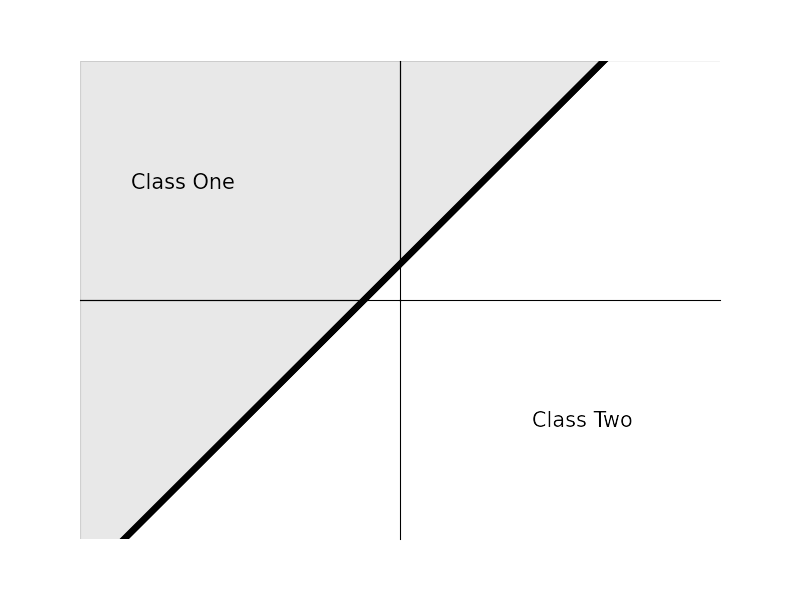

Write Python code to recreate this figure.
import matplotlib.gridspec as gridspec
import matplotlib.pyplot as plt
import numpy as np
import sys

import os
parent_dir = os.path.dirname(os.path.dirname(os.path.abspath(__file__)))
sys.path.insert(0, parent_dir)
import addtext
import linegraph

def main(imageSaveLocation):
    """Create an image illustrating the separation of a feature space by a hyperplane.
    """

    # Define the image size.
    maxX = 10
    minX = -10
    maxY = 10
    minY = -10

    def hyperplane(x=None, y=None):
        if x:
            return ((4 * x) / 3.0) + 1.5
        elif y:
            return ((y - 1.5) * 3.0) / 4.0

    # Determine the endpoints of the hyperplane withing the image.
    hyperplaneYValueForMinX = hyperplane(x=minX)
    hyperplaneYValueForMaxX = hyperplane(x=maxX)

    # Define line endpoints.
    lineEndPointX = [minX, maxX]
    lineEndPointY = [hyperplaneYValueForMinX, hyperplaneYValueForMaxX]

    # Define the text. Multiply the minX and maxY positions by 2 for the class 1 label in order to shit it
    # left and up, and the class 2 labels's maxX and min Y to shift it right and down.
    labelOne = 'Class One'
    labelOneXLocation = sum([minX * 2, min(maxX, hyperplane(y=maxY))]) / 2.0
    labelOneYLocation = sum([max(minY, hyperplaneYValueForMinX), maxY * 2]) / 2.0
    labelTwo = 'Class Two'
    labelTwoXLocation = sum([max(minX, hyperplane(y=minY)), maxX * 2]) / 2.0
    labelTwoYLocation = sum([minY * 2, min(maxY, hyperplaneYValueForMaxX)]) / 2.0
    classLabels = [labelOne, labelTwo]
    classLabelXLocs = [labelOneXLocation, labelTwoXLocation]
    classLabelYLocs = [labelOneYLocation, labelTwoYLocation]

    # Create the plot.
    currentFigure = plt.figure()
    gs = gridspec.GridSpec(10, 10)
    gs.update(left=0, right=1, bottom=0, top=1, wspace=0.05)#, hspace=0.05)
    plot = plt.subplot(gs[1:-1, 1:-1])
    plot.set_xlim(left=minX, right=maxX)
    plot.set_ylim(bottom=minY, top=maxY)
    linegraph.graphGeneration([lineEndPointX], [lineEndPointY], currentFigure=currentFigure, markerSizes=[0], lineWidths=[5])
    plt.fill_between(lineEndPointX, lineEndPointY, [maxY] * len(lineEndPointX), color='black', alpha=0.3)

    # Each plot has a top, bottom, left and right spine. We are moving the left and bottom one into the middle (by zeroing them),
    # and then hiding the other two to make it look like there are only two spines (and therefore make them appear as the x and y axis).
    plot.spines['left'].set_position('zero')
    plot.spines['right'].set_color('none')
    plot.spines['bottom'].set_position('zero')
    plot.spines['top'].set_color('none')

    # Add the class labels to the graph.
    addtext.graphGeneration(classLabelXLocs, classLabelYLocs, classLabels, currentFigure=currentFigure, sizes=[15] * len(classLabels), zorders=list(range(len(classLabels))))

    removeTickMarks(plot, xAxis=True, yAxis=True)

    plt.savefig(imageSaveLocation, bbox_inches=0, transparent=True)
    plt.show()



def removeTickMarks(axes, xAxis=False, yAxis=False):
    """Removes all tick marks.
    """

    if xAxis:
        axes.set_xticks([])
    if yAxis:
        axes.set_yticks([])


if __name__ == '__main__':
    main(sys.argv[1])
